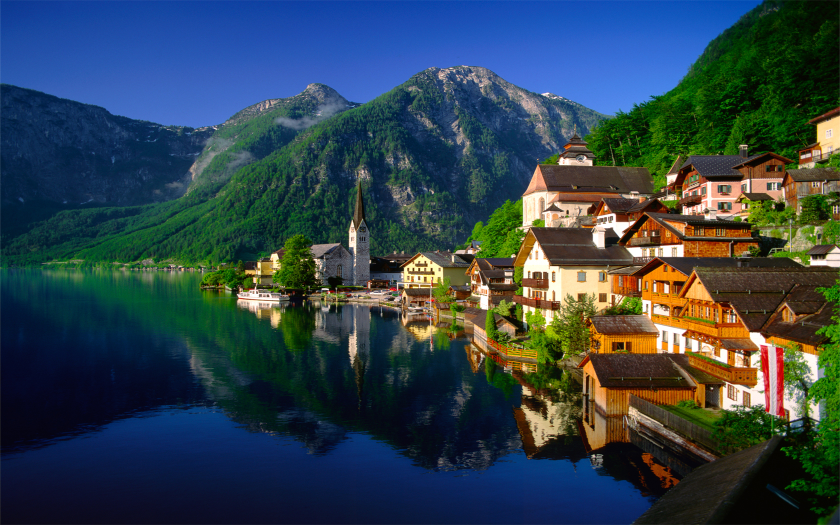
#> input picture landscape.jpg, 1680 x 1050 px (shown at 1/2 size)
$ python histogram_mask_practice.py
#> lines starting #> are read from the running program, lines starting #| are printed output that depends on the picture
# -*- coding: utf-8 -*-
"""
Created on Tue Feb 14 09:11:58 2017

@author: USER
"""

import cv2
import numpy as np
from matplotlib import pyplot as plt

img=cv2.imread('landscape.jpg')
#> img is the input picture: shape (1050, 1680, 3); mean B, G, R 75.7, 66.5, 48.5

mask=np.zeros(img.shape[:2],np.uint8)
#mask[세로범위,가로범위]=255
mask[300:800,200:1200]=255

masked_img=cv2.bitwise_and(img,img,mask=mask)
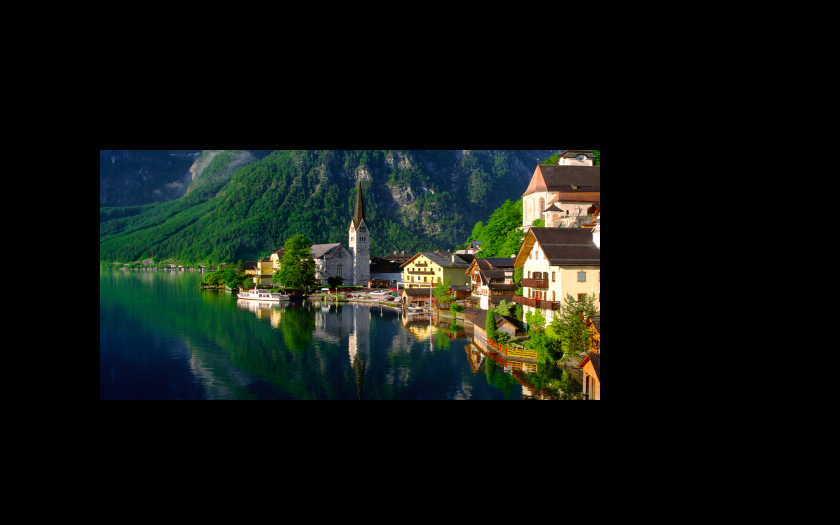
#> masked_img: shape (1050, 1680, 3) (shown at 1/2 size); mean B, G, R 16.6, 21.3, 16.3

hist_full=cv2.calcHist([img],[1],None,[256],[0,256])
#> hist_full = 256 values, max 20557 at index 34, min 208 at index 2, mean 6890.6

hist_mask=cv2.calcHist([img],[1],mask,[256],[0,256])
#> hist_mask = 256 values, max 7030 at index 43, min 11 at index 0, mean 1953.1

plt.subplot(221), plt.imshow(img,'gray'), plt.title('Original Image')
plt.subplot(222), plt.imshow(mask,'gray'), plt.title('Mask')
plt.subplot(223), plt.imshow(masked_img,'gray'), plt.title('Masked Image')

plt.subplot(224), plt.title('Histogram')
plt.plot(hist_full,color='r'), plt.plot(hist_mask,color='b')
plt.xlim([0,256])

plt.show()
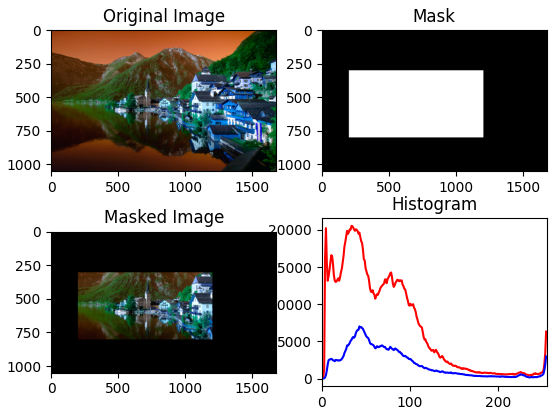
#> figure drawn by matplotlib, 4 panels; B, G, R data is drawn as R, G, B; panel 4: curve peaks at x = 34, y = 20557; panel 4: curve peaks at x = 43, y = 7030
